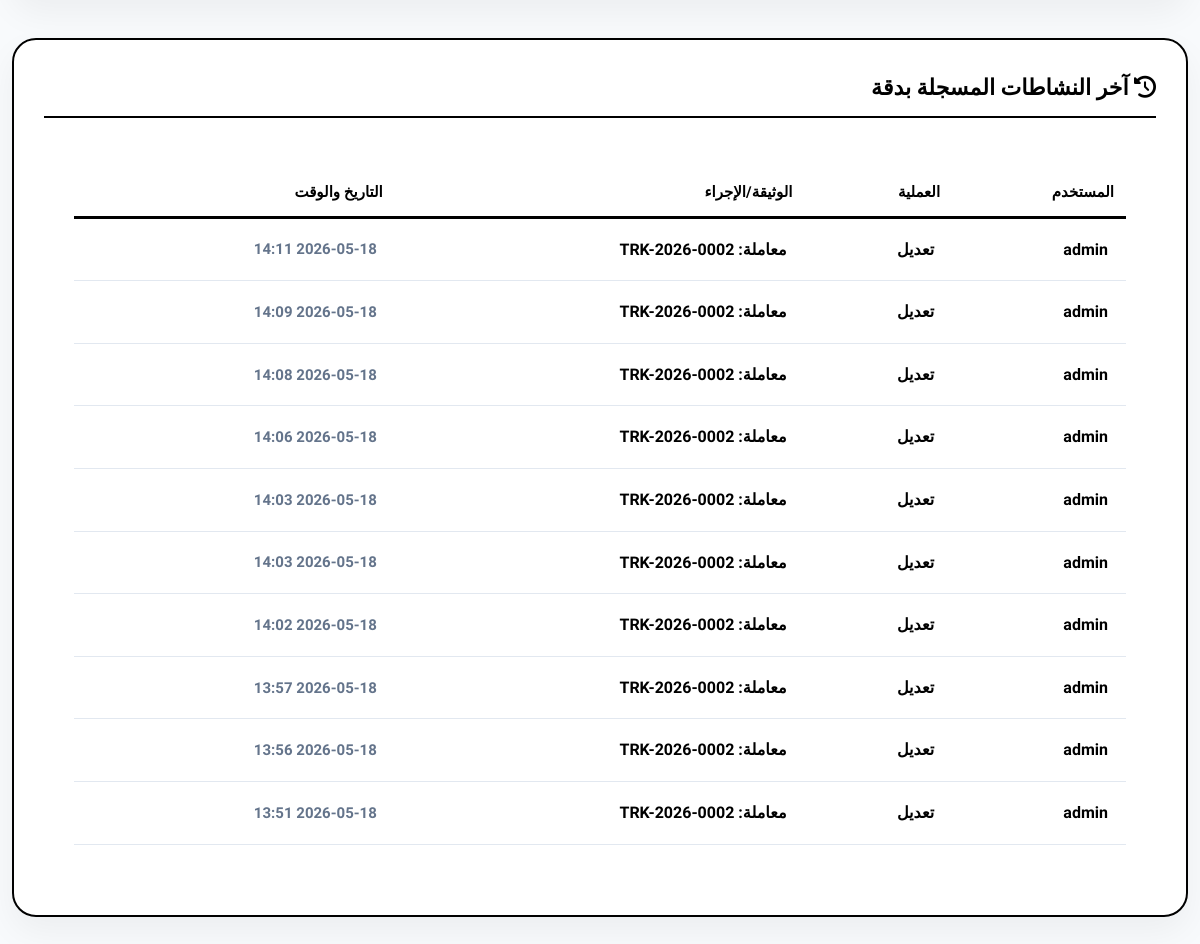
The page /reports/ (signed in, lower part) on the database as committed earlier.
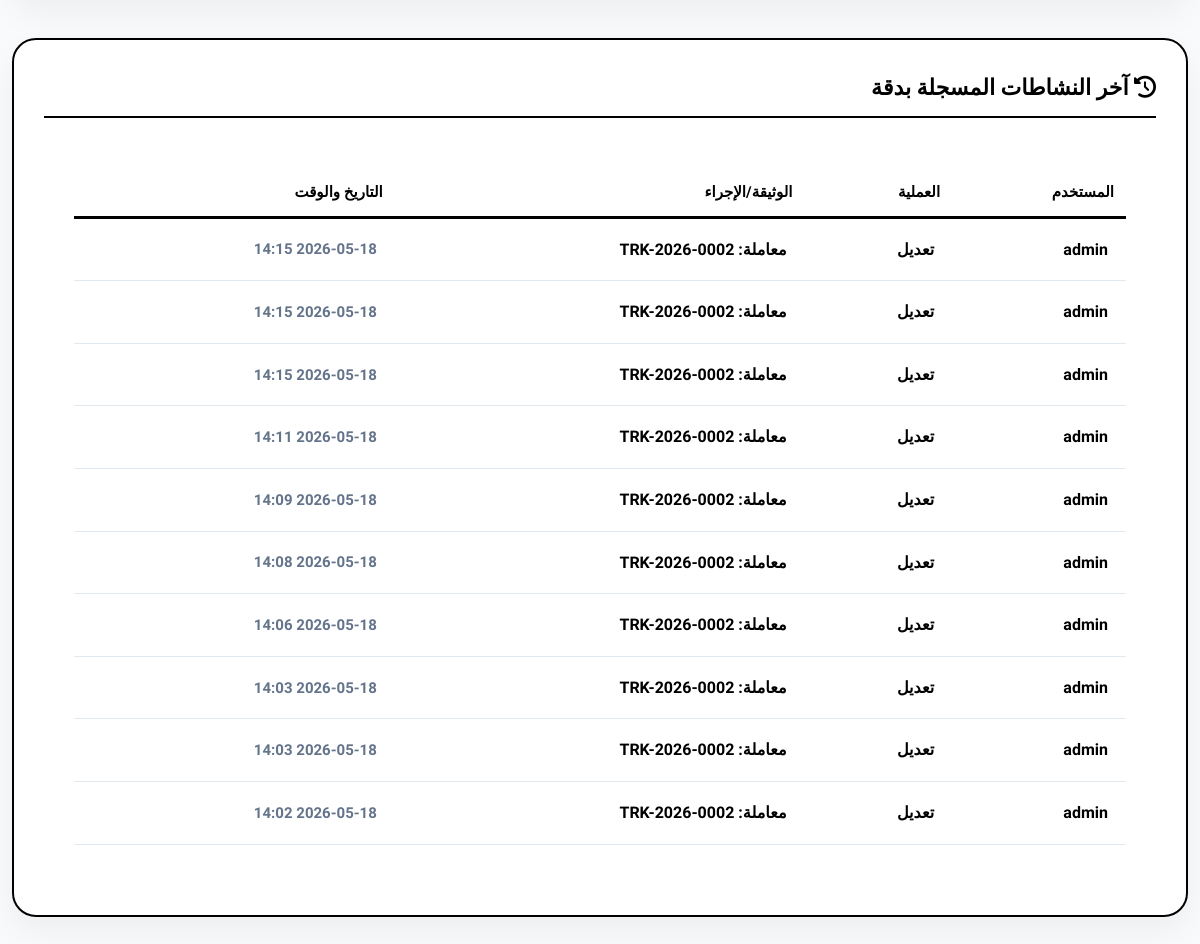
The same page on the database as committed later.
### eams/models.py (models this page shows, shortened)
class AuditLog(models.Model):
    ACTION_CHOICES = (
        ('upload', 'رفع'),
        ('edit', 'تعديل'),
        ('delete', 'حذف'),
        ('view', 'عرض'),
    )
    user = models.ForeignKey(User, on_delete=models.SET_NULL, null=True, verbose_name="المستخدم")
    action = models.CharField(max_length=20, choices=ACTION_CHOICES, verbose_name="العملية")
    document_title = models.CharField(max_length=255, verbose_name="عنوان الوثيقة")
    timestamp = models.DateTimeField(auto_now_add=True, verbose_name="الوقت")
    details = models.TextField(blank=True, null=True, verbose_name="التفاصيل")

### eams/views.py (the view)
# urls.py: path('reports/', views.reports_view, name='reports'),
@login_required
def reports_view(request):
    if not request.user.profile.access_reports:
        messages.error(request, "ليس لديك صلاحية لعرض التقارير")
        return redirect('dashboard')
    category_id = request.GET.get('category')
    doc_type = request.GET.get('doc_type')
    user_id = request.GET.get('user_id')
    start_date = request.GET.get('start_date')
    end_date = request.GET.get('end_date')
    search_q = request.GET.get('q')
    report_type = request.GET.get('report_type', 'all')
    docs = Document.objects.all()
    if category_id: docs = docs.filter(category_id=category_id)
    if doc_type: docs = docs.filter(doc_type=doc_type)
    if user_id: docs = docs.filter(uploaded_by_id=user_id)
    if search_q:
        docs = docs.filter(Q(title__icontains=search_q) | Q(reference_number__icontains=search_q))
    if start_date: docs = docs.filter(uploaded_at__date__gte=start_date)
    if end_date: docs = docs.filter(uploaded_at__date__lte=end_date)
    transactions = Transaction.objects.all()
    if user_id: transactions = transactions.filter(created_by_id=user_id)
    if search_q: transactions = transactions.filter(Q(title__icontains=search_q) | Q(tracking_number__icontains=search_q))
    if start_date: transactions = transactions.filter(created_at__date__gte=start_date)
    if end_date: transactions = transactions.filter(created_at__date__lte=end_date)
    if report_type == 'archive':
        transactions = Transaction.objects.none()
    elif report_type == 'transaction':
        docs = Document.objects.none()
    context = {
        'documents': docs.order_by('-uploaded_at'),
        'total_docs': docs.count(),
        'incoming': docs.filter(doc_type='incoming').count(),
        'outgoing': docs.filter(doc_type='outgoing').count(),
        'internal': docs.filter(doc_type='internal').count(),
        'total_transactions': transactions.count(),
        'transactions_completed': transactions.filter(current_status='completed').count(),
        'transactions_in_progress': transactions.filter(current_status__in=['under_review', 'in_progress', 'received', 'sent']).count(),
        'transactions_recent': transactions.order_by('-created_at')[:10],
        'completion_rate': (transactions.filter(current_status='completed').count() / transactions.count() * 100) if transactions.count() > 0 else 0,
        'status_counts': {
            'received': transactions.filter(current_status='received').count(),
            'under_review': transactions.filter(current_status='under_review').count(),
            'sent': transactions.filter(current_status='sent').count(),
            'received_from_other': transactions.filter(current_status='received_from_other').count(),
            'in_progress': transactions.filter(current_status='in_progress').count(),
            'completed': transactions.filter(current_status='completed').count(),
        },
        'categories': Category.objects.all(),
        'categories_stats': Category.objects.annotate(count=Count('documents', filter=Q(documents__in=docs))).order_by('-count'),
        'users_stats': User.objects.annotate(doc_count=Count('uploaded_documents', filter=Q(uploaded_documents__in=docs))).order_by('-doc_count')[:10],
        'doc_types': Document.TYPE_CHOICES,
        'all_users': User.objects.all(),
        'selected_category': category_id,
        'selected_type': doc_type,
        'selected_user': user_id,
        'start_date': start_date,
        'end_date': end_date,
        'q': search_q,
        'report_type': report_type,
        'recent_logs': AuditLog.objects.order_by('-timestamp')[:10]
    }
    return render(request, 'eams/reports.html', context)

### templates/eams/reports.html (shortened to what this page needs)
{% extends 'base.html' %}
{% block content %}
<div class="fade-in">
    <div class="report-card">
        <h3 style="font-size: 20px; font-weight: 900; margin-bottom: 20px; color: #000; border-bottom: 2px solid #000; padding-bottom: 10px;">
            <i class="fas fa-history"></i> آخر النشاطات المسجلة بدقة
        </h3>
        <div class="data-container table-responsive" style="border: none; box-shadow: none;">
            <table style="width: 100%; border-collapse: collapse; min-width: 700px;">
                <thead>
                    <tr style="text-align: right; border-bottom: 3px solid #000;">
                        <th style="padding: 12px; font-size: 15px;">المستخدم</th>
                        <th style="padding: 12px; font-size: 15px;">العملية</th>
                        <th style="padding: 12px; font-size: 15px;">الوثيقة/الإجراء</th>
                        <th style="padding: 12px; font-size: 15px;">التاريخ والوقت</th>
                    </tr>
                </thead>
                <tbody>
                    {% for log in recent_logs %}
                    <tr style="border-bottom: 1px solid #e2e8f0;">
                        <td style="padding: 18px; font-weight: 900; color: #000; font-size: 16px;">{{ log.user.username }}</td>
                        <td style="padding: 18px; font-weight: 800; font-size: 16px;">{{ log.get_action_display }}</td>
                        <td style="padding: 18px; font-weight: 700; font-size: 16px;">{{ log.document_title }}</td>
                        <td style="padding: 18px; color: #64748b; font-size: 15px; font-weight: 700;">{{ log.timestamp|date:"Y-m-d H:i" }}</td>
                    </tr>
                    {% endfor %}
                </tbody>
            </table>
        </div>
    </div>
</div>
{% endblock %}

Rows that differ between the two databases and show on the page:
no longer on this page (row unchanged): AuditLog: user.username "admin", action "تعديل", document_title "معاملة: TRK-2026-0002", timestamp "2026-05-18 13:57"
no longer on this page (row unchanged): AuditLog: user.username "admin", action "تعديل", document_title "معاملة: TRK-2026-0002", timestamp "2026-05-18 13:56"
no longer on this page (row unchanged): AuditLog: user.username "admin", action "تعديل", document_title "معاملة: TRK-2026-0002", timestamp "2026-05-18 13:51"
added AuditLog: user.username "admin", action "تعديل", document_title "معاملة: TRK-2026-0002", timestamp "2026-05-18 14:15"
added AuditLog: user.username "admin", action "تعديل", document_title "معاملة: TRK-2026-0002", timestamp "2026-05-18 14:15"
added AuditLog: user.username "admin", action "تعديل", document_title "معاملة: TRK-2026-0002", timestamp "2026-05-18 14:15"
